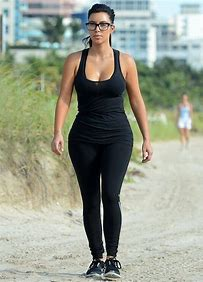
#> input picture assests/test.jpg, 203 x 282 px; its folder holds only this picture in this run
$ python -i train_model.py   (imports and definitions only)
#> lines starting #> are read from the running program, lines starting #| are printed output that depends on the picture
#> further down, picture is the input picture: shape (282, 203, 3); mean B, G, R 139.9, 155.5, 150
import cv2
import numpy as np
import pandas as pd
from sklearn.utils import shuffle
from sklearn.model_selection import train_test_split
from tensorflow.keras.preprocessing.image import ImageDataGenerator # type: ignore
from tensorflow.keras.applications import ResNet50 # type: ignore
from tensorflow.keras.models import Model # type: ignore
from tensorflow.keras.layers import Dense, GlobalAveragePooling2D, Dropout # type: ignore
from tensorflow.keras.optimizers import Adam # type: ignore
from tensorflow.keras.callbacks import ReduceLROnPlateau, EarlyStopping, ModelCheckpoint # type: ignore
import tensorflow as tf
from sklearn.utils.class_weight import compute_class_weight
from constants import MODEL, BEST_MODEL

# preprocessing function
def preprocessing(image):
    """
    The function `preprocessing` converts an input image to grayscale, applies Gaussian blur, and
    creates a 3-channel image with blurred edges.

    :param image: The `preprocessing` function takes an input image as a parameter and performs the
    following preprocessing steps on it:
    :return: a 3-channel image where each channel contains the blurred grayscale image.
    """
    gray_image = cv2.cvtColor(image, cv2.COLOR_BGR2GRAY)
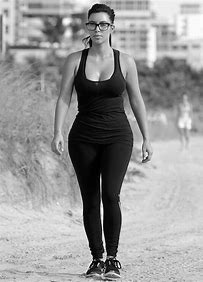
#> gray_image: shape (282, 203); min 0, max 254, mean 152.1
    blurred_image = cv2.GaussianBlur(gray_image, (5, 5), 1.4)
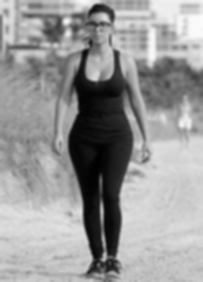
#> blurred_image: shape (282, 203); min 1, max 252, mean 152
    edges_3_channel = cv2.merge([blurred_image, blurred_image, blurred_image])
    return edges_3_channel


# Define body shapes
shapes = ["apple", "pear", "rectangle", "inverted triangle", "hourglass"]

# Dictionary to map shapes to numerical labels
labels_annot = {shapes[i]: i for i in range(len(shapes))}


images = []
labels = []

# *--------------------------Do only one process--------------------------------------*

# Sample and process images for each shape
# Do these steps only when data folder is exist in the location utils\data
# Otherwise, use training_data folder without doing any preprocessing

# Process 1:- Using data folder

# Sample data to be use in training
myData = [] # [h,weight,c,w,hi,shape.lower(),path])

# Load data from CSV
# [1 line that did not run here, left out]
# [12 lines not run here, left out]

# Saving the training data information into a csv
df = pd.DataFrame(myData, columns="height weight bust waist hip shape img".split())
# [1 line not run here, left out]

# [17 lines of commented-out code are left out]
images = np.array(images)
labels = np.array(labels)

# Shuffle images and labels together
images, labels = shuffle(images, labels, random_state=42)

# Split data into training and validation sets
# [1 line that did not run here, left out]

# Data augmentation
# [7 lines that did not run here, left out]

# [1 line that did not run here, left out]

# [1 line that did not run here, left out]
# [1 line that did not run here, left out]

# Compute class weights
# [1 line that did not run here, left out]
# [1 line that did not run here, left out]

# Load the ResNet50 model, excluding the top layers
# [1 line that did not run here, left out]

# Add custom layers on top of the base model
# [1 line that did not run here, left out]
# [1 line that did not run here, left out]
# [1 line that did not run here, left out]
# [1 line that did not run here, left out]
# [1 line that did not run here, left out]
# [1 line that did not run here, left out]
# [1 line that did not run here, left out]

# Create the full model
# [1 line that did not run here, left out]

# Freeze the layers of the base model
# [7 lines not run here, left out]

# Callbacks
# [1 line that did not run here, left out]
# [1 line that did not run here, left out]
# [1 line that did not run here, left out]

# Train the model with callbacks
# [5 lines that did not run here, left out]

# Unfreeze some layers of the base model and fine-tune the model
# [6 lines not run here, left out]

# [5 lines that did not run here, left out]

# Evaluate the model
# [1 line that did not run here, left out]
# [5 lines not run here, left out]

>>> import cv2
>>> picture = cv2.imread('../assests/test.jpg')
>>> result = preprocessing(picture)
